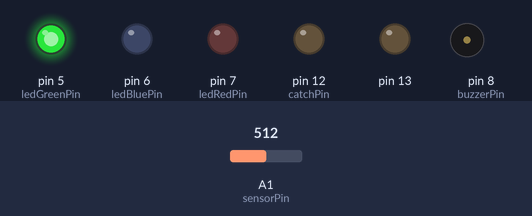
The sketch below on a simulated Arduino Uno, built with avr-gcc and run on an emulated ATmega328P. Parts: output pins drawn as LEDs (lit = HIGH), buzzer (waves = sounding). The inputs (shaded band) are chosen by the test bench; at power-on: A1 (sensorPin) = 512.

Above: at 7.2 s.
7.3 s: A1 (sensorPin) set to 535
At 7.41 s:
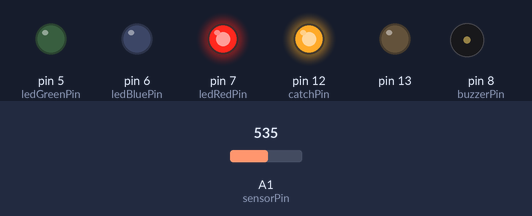
At 8.0 s:
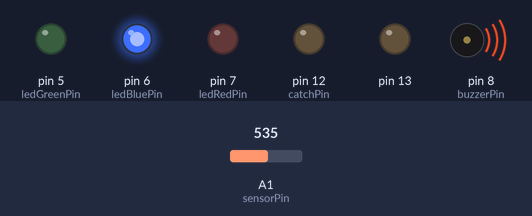
Timing chart, 0 to 16.3 s (numbered marks = the images above; inputs shaded):
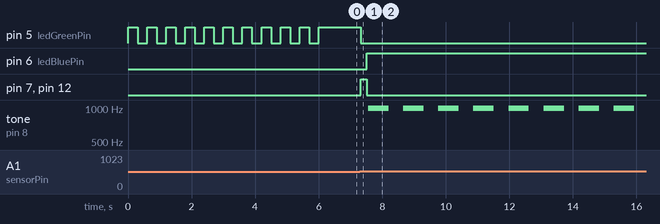

Measured:
- the behaviour switches between 517 and 518 on A1 (sensorPin) (found by bisection; images 0 and 1)
- after the input at 7.3 s, pin 5 (ledGreenPin): HIGH → LOW at once; pin 6 (ledBluePin): LOW → HIGH after 0.22 s; pin 7 (ledRedPin), pin 12 (catchPin): LOW → HIGH at once, → LOW 0.20 s later; tone on pin 8 (buzzerPin): alternates 993 Hz for 0.64 s and silent for 0.46 s, starting after 0.26 s

The sketch:

Rat_Trap.ino
```cpp
int sensorPin = 1;

int ledRedPin = 7;
int ledGreenPin = 5;
int ledBluePin = 6;

int buzzerPin = 8;
int catchPin = 12;

int threshold = 0;
int triggered = 0;

int recalibrationInterval = 10;

long recalibrateTimer = (recalibrationInterval*60000);

void setup() {

  /* Un-comment serial commands for testing/debugging output */

  Serial.begin(9600);

  pinMode(13, OUTPUT);
  digitalWrite(13,LOW);

  pinMode(sensorPin, INPUT);

  pinMode(catchPin, OUTPUT);
  pinMode(buzzerPin, OUTPUT);
  pinMode(ledRedPin, OUTPUT);
  pinMode(ledGreenPin, OUTPUT);
  pinMode(ledBluePin, OUTPUT);

  //Serial.println("Start");

  auto_calibrate();
}

void setLed(int pin){
  digitalWrite(ledGreenPin,LOW);
  digitalWrite(ledRedPin,LOW);
  digitalWrite(ledBluePin,LOW);
  if(pin != 0){
    digitalWrite(pin,HIGH);
  }
}

void soundAlarm(){
  for(int cycles = 0; cycles < 25; cycles++){
    for(int i = 0; i < 600; i++){
      digitalWrite(buzzerPin, HIGH);
      delayMicroseconds(500);
      digitalWrite(buzzerPin, LOW);
      delayMicroseconds(500);
     }
    delay(500);
  }
}

/* Sets the sensor threshold based on the highest of a series of readings */
void auto_calibrate(){
  //Serial.println("Calibrating...");
  int max_value = 0;
  int current_value = 0;
  for(int i = 0; i < 10; i++){
    current_value = analogRead(sensorPin);
    //Serial.println(current_value);
    if(current_value > max_value){
       max_value = current_value;
    }
    setLed(ledGreenPin);
    delay(300);
    setLed(0);
    delay(300);
  }
  threshold = max_value+5;
  //Serial.print("Auto calibrated threshold:");
  //Serial.println(threshold);
  setLed(ledGreenPin);
}


void loop() {


  if(triggered == 0){

    if(millis() > recalibrateTimer){
      //Serial.print("Recalibrating...");
      auto_calibrate();
      recalibrateTimer = (millis() + (recalibrationInterval*60000));
    }

    if(analogRead(sensorPin) > threshold){
      //Serial.print(analogRead(sensorPin));
      //Serial.println(" - threshold crossed");
      delay(10);
      setLed(ledRedPin);
      if(analogRead(sensorPin) > threshold){
         digitalWrite(catchPin, HIGH);
         delay(200);
         digitalWrite(catchPin, LOW);
         triggered = 1;
         setLed(ledBluePin);
         soundAlarm();
      }else{
        setLed(ledGreenPin);
      }
    }
  }
  delay(10);
}
```
